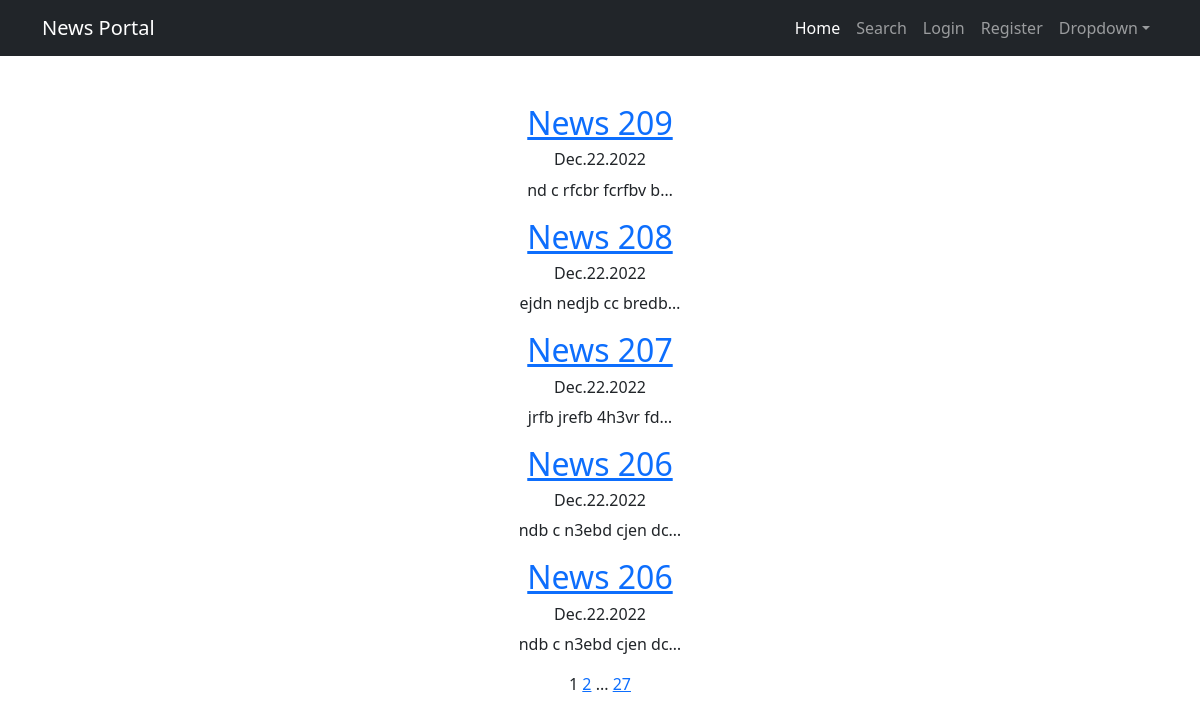
Before: /news/ with the older database file.
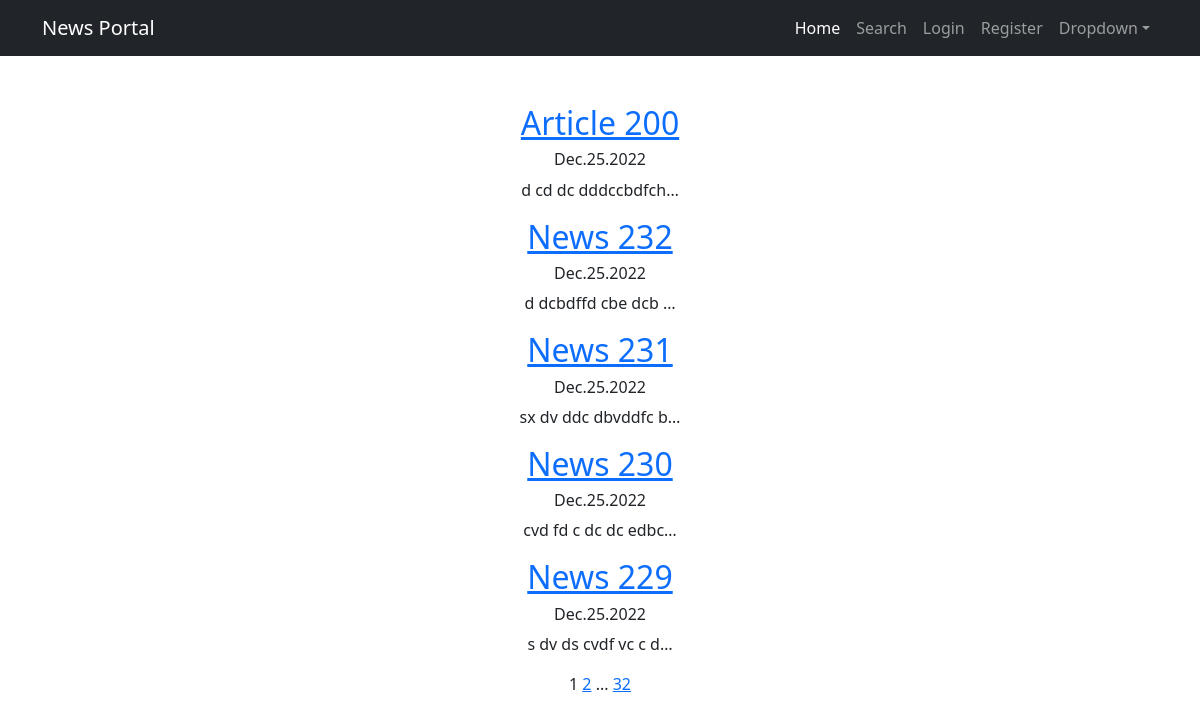
After: the same page with the newer database file.
### news/models.py (models this page shows, shortened)
class Post(models.Model):
    author = models.ForeignKey(Author, on_delete=models.CASCADE)
    post_type = models.CharField(max_length=1, choices=[
                                     ('N', 'news'),
                                     ('A', 'article')
                                 ], default='N')
    date = models.DateTimeField(auto_now_add=True)
    category = models.ManyToManyField(Category, through='PostCategory', related_query_name='post')
    title = models.CharField(max_length=255)
    text = models.TextField()
    rating = models.PositiveIntegerField()

### news/views.py (the view)
# urls.py: path('news/', cache_page(300)(views.PostListView.as_view()), name='post_list'),
class PostListView(ListView):
    queryset = Post.objects.order_by('-date')
    paginate_by = 5

### news/templatetags/custom_filters.py (called while the page is built)
@register.filter()
def censor(s):
    words = s.split(' ')
    for word_num in range(len(words)):
        if words[word_num].lower() in censored_list:
            if type(words[word_num]) is not str:
                raise TypeError('Censored word must be a string')
            for sym_num in range(1, len(words[word_num])):
                words[word_num] = words[word_num].replace(words[word_num][sym_num], "*")
    s = ' '.join(words)
    return s

### news/templatetags/custom_tags.py (called while the page is built)
@register.simple_tag(takes_context=True)
def url_replace(context, **kwargs):
   d = context['request'].GET.copy()
   for k, v in kwargs.items():
       d[k] = v
   return d.urlencode()

### templates/news/post_list.html (shortened to what this page needs)
{% extends 'news/default.html' %}
{% load custom_filters %}
{% load custom_tags %}
{% block content %}
    {% for post in post_list %}
        <div>
            <h2><a href="{% url 'post_detail' post.pk %}">{{ post.title|censor }}</a></h2>
            <h6>{{ post.date|date:'M.d.Y' }}</h6>
            <p>{{ post.text|truncatechars:20|censor }}
        </div>
    {% empty %}
    <p>There are no any posts yet
    {% endfor %}
    {{ page_obj.number }}
    {% if page_obj.has_next %}
        <a href="?{% url_replace page=page_obj.next_page_number %}">{{ page_obj.next_page_number }}</a>
        {% if page_obj.next_page_number != paginator.num_pages %}
            ...
            <a href="?{% url_replace page=paginator.num_pages %}">{{ paginator.num_pages }}</a>
        {% endif %}
    {% endif %}
{% endblock content %}

### templates/news/default.html (shortened to what this page needs)
<!DOCTYPE html>
{% load static %}
{% load cache %}
<html lang="en">
    <head>
        <link href="{% static 'css/styles.css' %}" rel="stylesheet" />
    </head>
    <body>
        {% cache 300 nav %}
        <nav class="navbar navbar-expand-lg navbar-dark bg-dark">
            <div class="container">
                <a class="navbar-brand" href="/news/">News Portal</a>
                <div class="collapse navbar-collapse" id="navbarSupportedContent">
                    <ul class="navbar-nav ms-auto mb-2 mb-lg-0">
                        <li class="nav-item"><a class="nav-link active" aria-current="page" href="/news">Home</a></li>
                        <li class="nav-item"><a class="nav-link" href="/news/search">Search</a></li>
                        {% if request.user.username %}
                            <li class="nav-item"><a class="nav-link" href="/accounts/logout/">Logout</a></li>
                            {% if request.user.profile %}
                                <li class="nav-item"><a class="nav-link" href="/profile/{{ request.user.pk }}/update/">My Profile</a></li>
                            {% else %}
                                <li class="nav-item"><a class="nav-link" href="/profile/{{ request.user.pk }}/create/">My Profile</a></li>
                            {% endif %}
                        {% else %}
                            <li class="nav-item"><a class="nav-link" href="/accounts/login/">Login</a></li>
                            <li class="nav-item"><a class="nav-link" href="/accounts/signup/">Register</a></li>
                        {% endif %}
                        <li class="nav-item dropdown">
                            <a class="nav-link dropdown-toggle" id="navbarDropdown" href="#" role="button" data-bs-toggle="dropdown" aria-expanded="false">Dropdown</a>
                        </li>
                    </ul>
                </div>
            </div>
        </nav>
        {% endcache %}
        <div class="container">
            <div class="text-center mt-5">
                {% block content %}{% endblock content %}
            </div>
        </div>
    </body>
</html>

### templates/news/default.html (style rules this page uses)
li { list-style-type: none; }
ul { margin-left: 0; padding-left: 0; }

Changed rows visible on the page:
no longer on this page (row unchanged): Post: title|censor "News 209", date "Dec.22.2022", text|censor "nd c rfcbr fcrfbv b…"
no longer on this page (row unchanged): Post: title|censor "News 208", date "Dec.22.2022", text|censor "ejdn nedjb cc bredb…"
no longer on this page (row unchanged): Post: title|censor "News 207", date "Dec.22.2022", text|censor "jrfb jrefb 4h3vr fd…"
no longer on this page (row unchanged): Post: title|censor "News 206", date "Dec.22.2022", text|censor "ndb c n3ebd cjen dc…"
no longer on this page (row unchanged): Post: title|censor "News 206", date "Dec.22.2022", text|censor "ndb c n3ebd cjen dc…"
added Post: title|censor "Article 200", date "Dec.25.2022", text|censor "d cd dc dddccbdfch…"
added Post: title|censor "News 232", date "Dec.25.2022", text|censor "d dcbdffd cbe dcb …"
added Post: title|censor "News 231", date "Dec.25.2022", text|censor "sx dv ddc dbvddfc b…"
added Post: title|censor "News 230", date "Dec.25.2022", text|censor "cvd fd c dc dc edbc…"
added Post: title|censor "News 229", date "Dec.25.2022", text|censor "s dv ds cvdf vc c d…"
Other visible differences:
{{ paginator.num_pages }}: "27" → "32"
